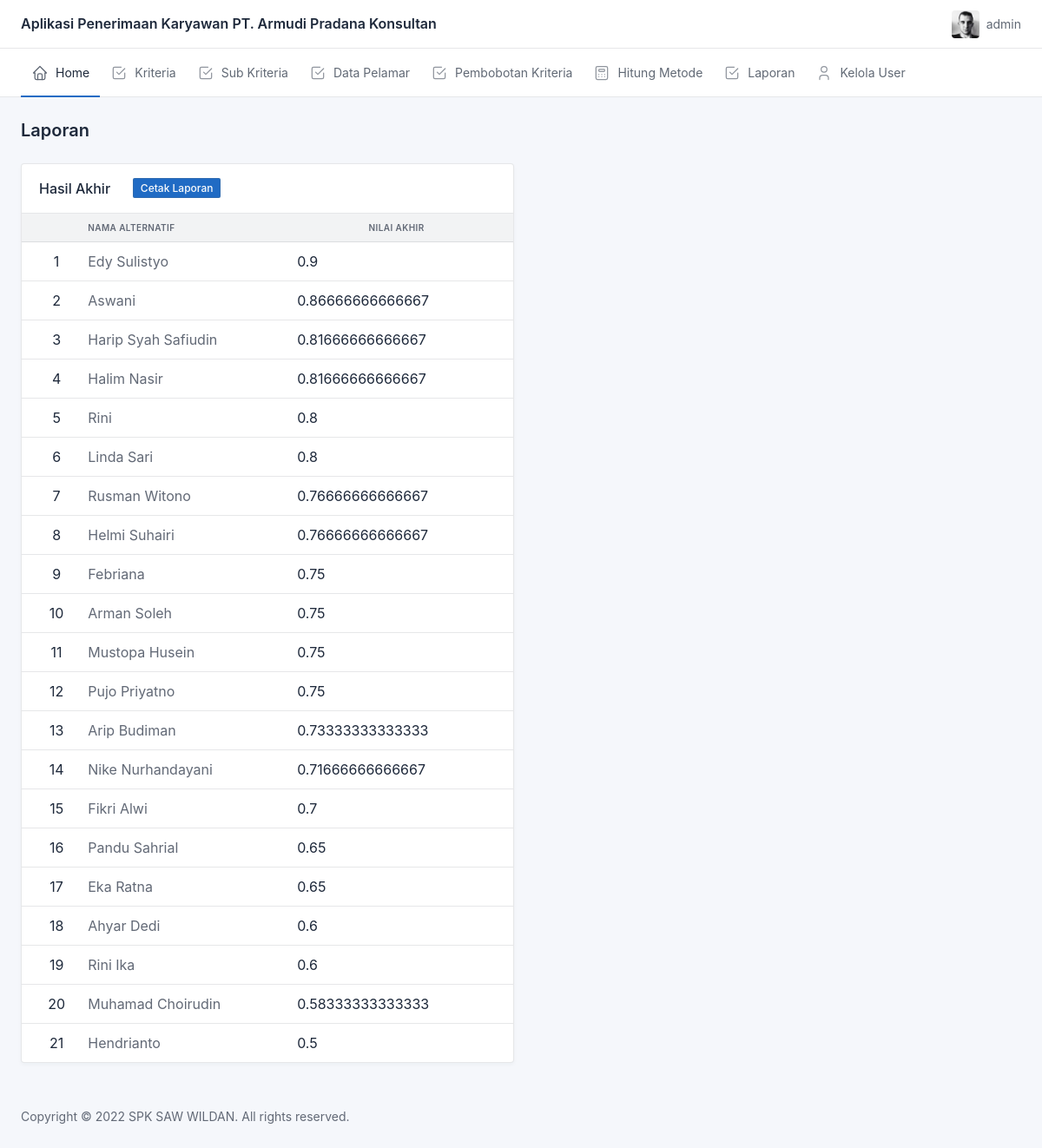
The page /index.php?page=laporan (signed in) on the database its author committed.
### tables this page shows
CREATE TABLE `hasil_rekomendasi` (
  `id` int(11) NOT NULL,
  `kode_alternatif` varchar(3) NOT NULL,
  `hasil` double NOT NULL
);

CREATE TABLE `pelamar` (
  `id` int(11) NOT NULL,
  `kode_pelamar` varchar(3) NOT NULL,
  `nama_pelamar` varchar(50) NOT NULL,
  `telp_pelamar` varchar(50) NOT NULL,
  `alamat` varchar(100) NOT NULL
);

### page/laporan.php (the view, shortened to what this page needs)
<div class="container-xl">
    <div class="page-header d-print-none">
        <div class="row g-2 align-items-center">
            <div class="col">
                <h2 class="page-title">
                    Laporan
                </h2>
            </div>
        </div>
    </div>
</div>
<div class="page-body">
    <div class="container-xl">
        <div class="row row-deck row-cards">
            <div class="col-6">
                <div class="card">
                    <div class="card-header">
                        <div class="row">
                            <div class="col-6">
                                <h3 class="card-title">Hasil Akhir</h3>
                            </div>
                            <div class="col-6">
                                <button class="btn btn-primary btn-sm" onclick="printDiv('cetak')">Cetak Laporan</button>
                            </div>
                        </div>
                    </div>
                    <div class="table-responsive" id="cetak">
                        <table class="table card-table table-vcenter text-nowrap datatable">
                            <thead>
                                <tr>
                                    <th class="text-secondary opacity-7"></th>
                                    <th class="text-uppercase text-secondary text-xxs font-weight-bolder opacity-7 ps-2">Nama Alternatif</th>
                                    <th class="text-uppercase text-secondary text-xxs text-center font-weight-bolder opacity-7">Nilai Akhir</th>
                                </tr>
                            </thead>
                            <tbody>
                                <?php
                                $no = 1;
                                $sql = $koneksi->query("select * from hasil_rekomendasi inner join pelamar on pelamar.kode_pelamar=hasil_rekomendasi.kode_alternatif order by hasil desc");
                                while ($hasil = $sql->fetch_array()) {
                                ?>
                                    <tr>
                                        <td class="align-middle text-center">
                                            <?= $no++ ?>
                                        </td>
                                        <td class="">
                                            <span class="text-secondary text-xs font-weight-bold"><?= $hasil['nama_pelamar'] ?></span>
                                        </td>
                                        <td class="">
                                            <?= $hasil['hasil'] ?>
                                        </td>
                                    </tr>
                                <?php } ?>
                            </tbody>
                        </table>
                    </div>
                </div>
            </div>
        </div>
    </div>
</div>

### rows shown on the page
hasil_rekomendasi: pelamar.nama_pelamar "Edy Sulistyo", hasil "0.9"
hasil_rekomendasi: pelamar.nama_pelamar "Aswani", hasil "0.86666666666667"
hasil_rekomendasi: pelamar.nama_pelamar "Harip Syah Safiudin", hasil "0.81666666666667"
hasil_rekomendasi: pelamar.nama_pelamar "Halim Nasir", hasil "0.81666666666667"
hasil_rekomendasi: pelamar.nama_pelamar "Rini", hasil "0.8"
hasil_rekomendasi: pelamar.nama_pelamar "Linda Sari", hasil "0.8"
hasil_rekomendasi: pelamar.nama_pelamar "Rusman Witono", hasil "0.76666666666667"
hasil_rekomendasi: pelamar.nama_pelamar "Helmi Suhairi", hasil "0.76666666666667"
hasil_rekomendasi: pelamar.nama_pelamar "Febriana", hasil "0.75"
hasil_rekomendasi: pelamar.nama_pelamar "Arman Soleh", hasil "0.75"
hasil_rekomendasi: pelamar.nama_pelamar "Mustopa Husein", hasil "0.75"
hasil_rekomendasi: pelamar.nama_pelamar "Pujo Priyatno", hasil "0.75"
hasil_rekomendasi: pelamar.nama_pelamar "Arip Budiman", hasil "0.73333333333333"
hasil_rekomendasi: pelamar.nama_pelamar "Nike Nurhandayani", hasil "0.71666666666667"
hasil_rekomendasi: pelamar.nama_pelamar "Fikri Alwi", hasil "0.7"
hasil_rekomendasi: pelamar.nama_pelamar "Pandu Sahrial", hasil "0.65"
hasil_rekomendasi: pelamar.nama_pelamar "Eka Ratna", hasil "0.65"
hasil_rekomendasi: pelamar.nama_pelamar "Ahyar Dedi", hasil "0.6"
hasil_rekomendasi: pelamar.nama_pelamar "Rini Ika", hasil "0.6"
hasil_rekomendasi: pelamar.nama_pelamar "Muhamad Choirudin", hasil "0.58333333333333"
hasil_rekomendasi: pelamar.nama_pelamar "Hendrianto", hasil "0.5"

### other values the page prints
$_SESSION['level'] "admin"
